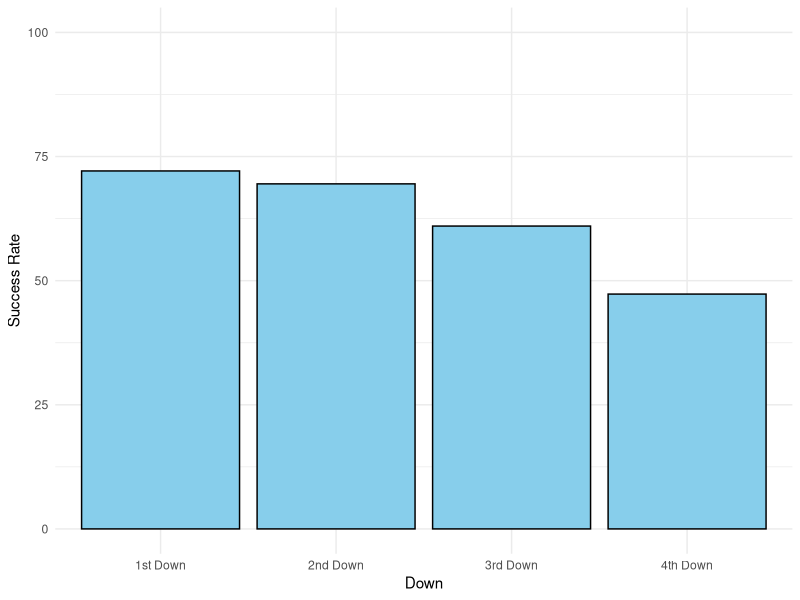
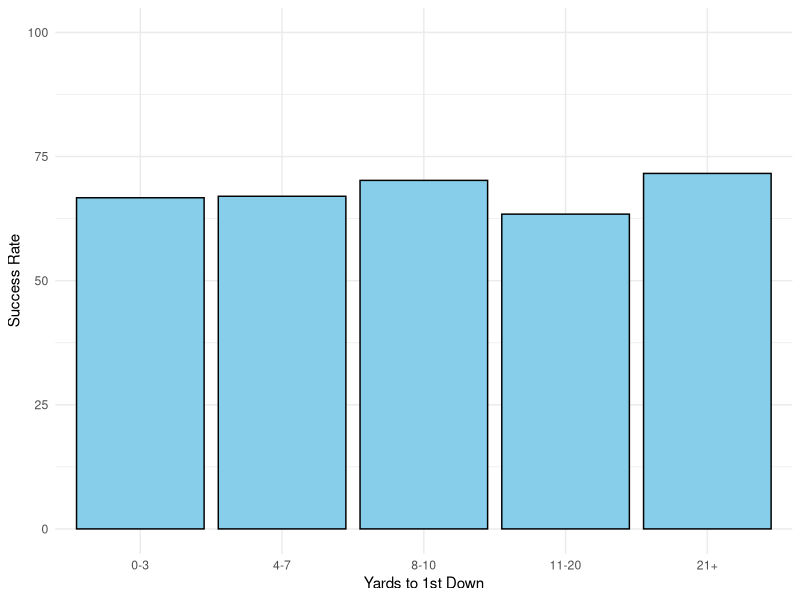
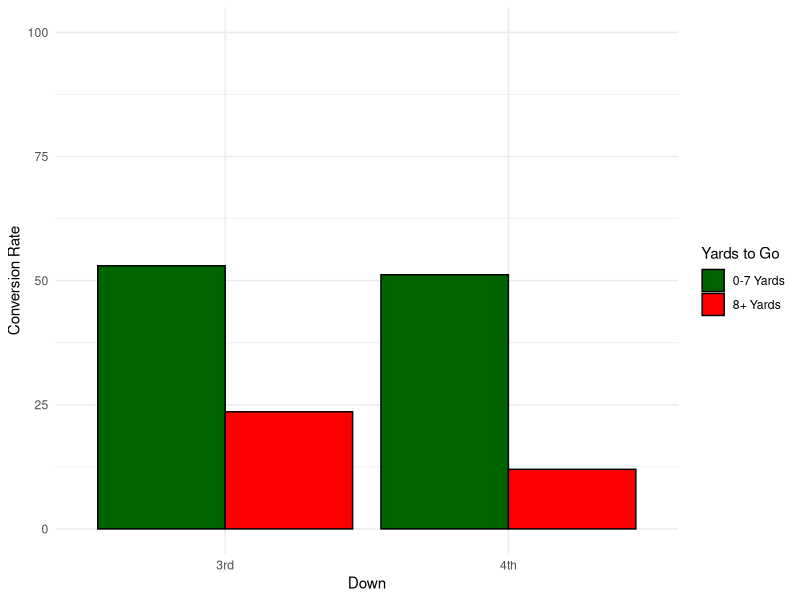
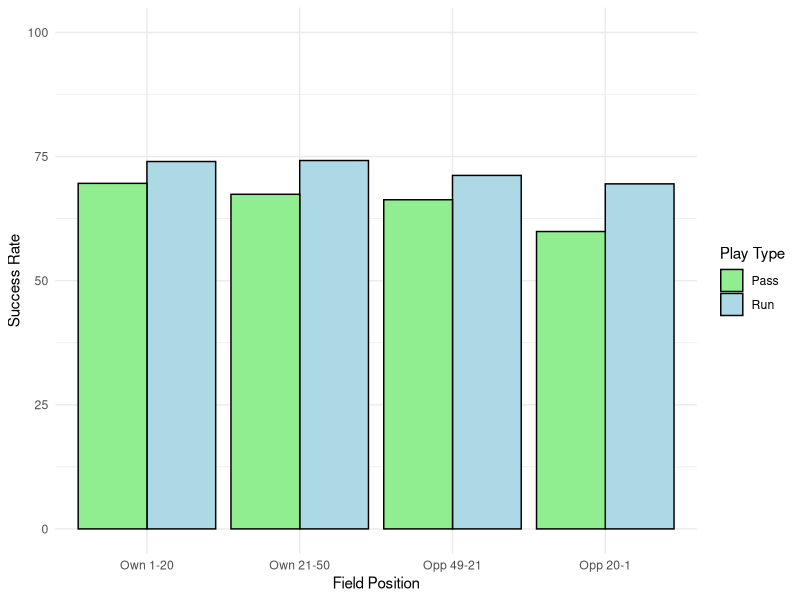
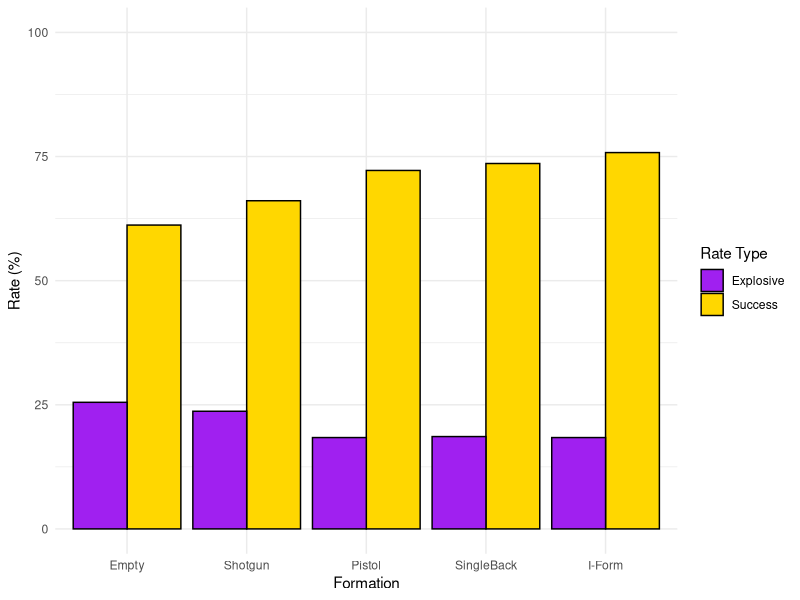
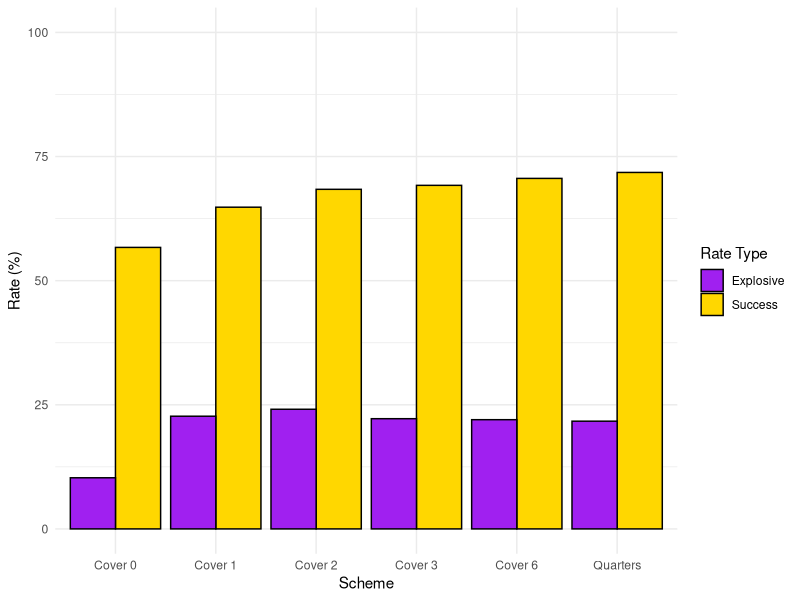

Recreate these plots in R, in order. (Note: this script raises an error after producing the figures.)
library(ggplot2)

down_data <- data.frame(
  Down = c("1st Down", "2nd Down", "3rd Down", "4th Down"),
  SuccessRate = c(72.1, 69.5, 61.0, 47.3)
)

ggplot(down_data, aes(x = Down, y = SuccessRate)) +
  geom_bar(stat = "identity", fill = "skyblue", color = "black") +
  ylim(0, 100) +
  labs(y = "Success Rate", x = "Down") +
  theme_minimal()

distance_data <- data.frame(
  Distance = factor(c("0-3", "4-7", "8-10", "11-20", "21+"), 
                    levels = c("0-3", "4-7", "8-10", "11-20", "21+")),
  SuccessRate = c(66.7, 67, 70.2, 63.4, 71.6)
)

ggplot(distance_data, aes(x = Distance, y = SuccessRate)) +
  geom_bar(stat = "identity", fill = "skyblue", color = "black") +
  ylim(0, 100) +
  labs(y = "Success Rate", x = "Yards to 1st Down") +
  theme_minimal()

conversionRate <- data.frame(
  YardsToGoGroup = c("0-7 Yards", "0-7 Yards", "8+ Yards", "8+ Yards"),
  down = c("3rd", "4th", "3rd", "4th"),
  SuccessRate = c(53.0, 51.2, 23.6, 12.0)
)

ggplot(conversionRate, aes(x = down, y = SuccessRate, fill = YardsToGoGroup)) +
  geom_bar(stat = "identity", position = position_dodge(), color = "black") +
  labs(
    x = "Down",
    y = "Conversion Rate",
    fill = "Yards to Go"
  ) +
  theme_minimal() +
  scale_fill_manual(values = c("0-7 Yards" = "darkgreen", "8+ Yards" = "red")) +
  ylim(0, 100)

##############################################################################

field_position <- data.frame(
  FP = factor(c("Own 1-20", "Own 21-50", "Opp 49-21", "Opp 20-1", "Own 1-20", "Own 21-50", "Opp 49-21", "Opp 20-1"), 
              levels = c("Own 1-20", "Own 21-50", "Opp 49-21", "Opp 20-1")),
  RunPass = c("Run", "Run", "Run", "Run", "Pass", "Pass", "Pass", "Pass"),
  SuccessRate = c(74, 74.2, 71.2, 69.5, 69.6, 67.4, 66.3, 59.9)
)

# Create the side-by-side bar plot with Run and Pass as colors
ggplot(field_position, aes(x = FP, y = SuccessRate, fill = RunPass)) +
  geom_bar(stat = "identity", position = position_dodge(), color = "black") +
  ylim(0, 100) +
  labs(y = "Success Rate", x = "Field Position", fill = "Play Type") +
  theme_minimal() +
  scale_fill_manual(values = c("Run" = "lightblue", "Pass" = "lightgreen"))

##############################################################################

o_form_data <- data.frame(
  Formation = factor(c("Empty", "Shotgun", "Pistol", "SingleBack", "I-Form"), 
                     levels = c("Empty", "Shotgun", "Pistol", "SingleBack", "I-Form")),
  SuccessRate = c(61.2, 66.1, 72.2, 73.6, 75.8),
  ExplosiveRate = c(25.5, 23.7, 18.4, 18.6, 18.4)
)

o_form_data_long <- reshape(o_form_data, 
                            varying = c("SuccessRate", "ExplosiveRate"), 
                            v.names = "Rate", 
                            timevar = "RateType", 
                            times = c("SuccessRate", "ExplosiveRate"), 
                            direction = "long")

# Create the side-by-side bar plot
ggplot(o_form_data_long, aes(x = Formation, y = Rate, fill = RateType)) +
  geom_bar(stat = "identity", position = position_dodge(), color = "black") +
  labs(
    x = "Formation",
    y = "Rate (%)",
    fill = "Rate Type"
  ) +
  ylim(0, 100) +
  theme_minimal() +
  scale_fill_manual(values = c("SuccessRate" = "gold", "ExplosiveRate" = "purple"),
                    labels = c("Explosive", "Success"))

d_scheme_data <- data.frame(
  Scheme = factor(c("Cover 0", "Cover 1", "Cover 2", "Cover 3", "Cover 6","Quarters"), 
                     levels = c("Cover 0", "Cover 1", "Cover 2", "Cover 3", "Cover 6", "Quarters")),
  SuccessRate = c(56.7, 64.8, 68.4, 69.2, 70.6, 71.8),
  ExplosiveRate = c(10.3, 22.7, 24.1, 22.2, 22.0, 21.7)
)

d_scheme_data_long <- reshape(d_scheme_data, 
                            varying = c("SuccessRate", "ExplosiveRate"), 
                            v.names = "Rate", 
                            timevar = "RateType", 
                            times = c("SuccessRate", "ExplosiveRate"), 
                            direction = "long")

# Create the side-by-side bar plot
ggplot(d_scheme_data_long, aes(x = Scheme, y = Rate, fill = RateType)) +
  geom_bar(stat = "identity", position = position_dodge(), color = "black") +
  labs(
    x = "Scheme",
    y = "Rate (%)",
    fill = "Rate Type"
  ) +
  ylim(0, 100) +
  theme_minimal() +
  scale_fill_manual(values = c("SuccessRate" = "gold", "ExplosiveRate" = "purple"),
                    labels = c("Explosive", "Success"))

#################################################################

runPassUsage <- data.frame(
  playType = c("Run", "Pass"),
  Usage = c(47.7, 52.3)
)

runPassUsage <- runPassUsage %>%
  mutate(
    label = paste0(playType, ": ", round(Usage, 1), "%"),
    ypos = cumsum(Usage) - 0.5 * Usage
  )

ggplot(runPassUsage, aes(x = "", y = Usage, fill = playType)) +
  geom_bar(stat = "identity", width = 1, color = "white") +
  coord_polar(theta = "y") +
  geom_text(aes(label = label, y = ypos), color = "black", size = 5) +
  labs(fill = "Play Type") +
  theme_void() +
  scale_fill_manual(values = c("Pass" = "lightgreen", "Run" = "lightblue"))

offFormUsage <- data.frame(
  Formation = c("Empty", "Shotgun", "Pistol", "Singleback", "I-Form"),
  Usage = c(8.7, 55.1, 4, 25.5, 6.7)
)

ggplot(offFormUsage, aes(x = "", y = Usage, fill = Formation)) +
  geom_bar(stat = "identity", width = 1, color = "white") +
  coord_polar(theta = "y") +
  labs(fill = "Formation") +
  theme_void()

defSchemeUsage <- data.frame(
  Scheme =c("Cover 0", "Cover 1", "Cover 2", "Cover 3", "Cover 6","Quarters"),
  Usage = c(4.2, 22.2, 12.9, 37.9, 9.3, 13.5)
)

ggplot(defSchemeUsage, aes(x = "", y = Usage, fill = Scheme)) +
  geom_bar(stat = "identity", width = 1, color = "white") +
  coord_polar(theta = "y") +
  labs(fill = "Scheme") +
  theme_void()




